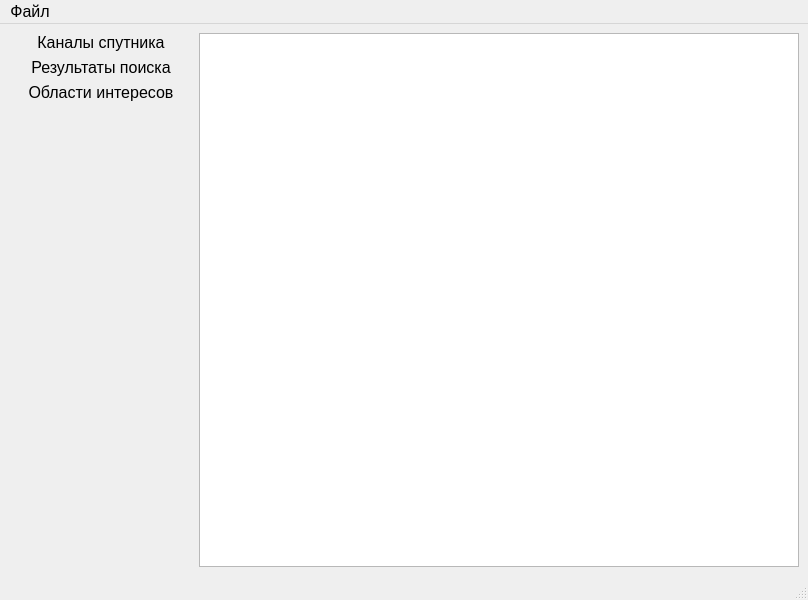
<?xml version="1.0" encoding="UTF-8"?>
<ui version="4.0">
 <class>MainWindowSatelliteComparator</class>
 <widget class="QMainWindow" name="MainWindowSatelliteComparator">
  <property name="geometry">
   <rect>
    <x>0</x>
    <y>0</y>
    <width>808</width>
    <height>600</height>
   </rect>
  </property>
  <property name="font">
   <font>
    <family>Segoe UI</family>
    <pointsize>12</pointsize>
   </font>
  </property>
  <property name="windowTitle">
   <string>СПО &quot;ЛЕСОПАТОЛОГИЯ&quot;</string>
  </property>
  <widget class="QWidget" name="centralwidget">
   <layout class="QVBoxLayout" name="verticalLayout">
    <item>
     <layout class="QHBoxLayout" name="horizontalLayout">
      <item>
       <layout class="QVBoxLayout" name="verticalLayout_2">
        <item>
         <widget class="QLabel" name="label_bands">
          <property name="text">
           <string>Каналы спутника</string>
          </property>
          <property name="alignment">
           <set>Qt::AlignCenter</set>
          </property>
         </widget>
        </item>
        <item>
         <layout class="QVBoxLayout" name="verticalLayout_satellite_bands"/>
        </item>
        <item>
         <widget class="QLabel" name="label">
          <property name="text">
           <string>Результаты поиска</string>
          </property>
          <property name="alignment">
           <set>Qt::AlignCenter</set>
          </property>
         </widget>
        </item>
        <item>
         <layout class="QVBoxLayout" name="verticalLayout_search_layers"/>
        </item>
        <item>
         <widget class="QLabel" name="label_2">
          <property name="text">
           <string>Области интересов</string>
          </property>
          <property name="alignment">
           <set>Qt::AlignCenter</set>
          </property>
         </widget>
        </item>
        <item>
         <layout class="QVBoxLayout" name="verticalLayout_roi"/>
        </item>
        <item>
         <spacer name="verticalSpacer">
          <property name="orientation">
           <enum>Qt::Vertical</enum>
          </property>
          <property name="sizeHint" stdset="0">
           <size>
            <width>20</width>
            <height>40</height>
           </size>
          </property>
         </spacer>
        </item>
       </layout>
      </item>
      <item>
       <widget class="SatelliteGraphicsView" name="graphicsView_satellite_image">
        <property name="sizePolicy">
         <sizepolicy hsizetype="Preferred" vsizetype="Preferred">
          <horstretch>0</horstretch>
          <verstretch>0</verstretch>
         </sizepolicy>
        </property>
        <property name="minimumSize">
         <size>
          <width>600</width>
          <height>300</height>
         </size>
        </property>
        <property name="cursor" stdset="0">
         <cursorShape>CrossCursor</cursorShape>
        </property>
        <property name="contextMenuPolicy">
         <enum>Qt::ActionsContextMenu</enum>
        </property>
        <property name="dragMode">
         <enum>QGraphicsView::ScrollHandDrag</enum>
        </property>
       </widget>
      </item>
     </layout>
    </item>
   </layout>
  </widget>
  <widget class="QMenuBar" name="menubar">
   <property name="geometry">
    <rect>
     <x>0</x>
     <y>0</y>
     <width>808</width>
     <height>26</height>
    </rect>
   </property>
   <widget class="QMenu" name="menu">
    <property name="title">
     <string>Файл</string>
    </property>
    <widget class="QMenu" name="menu_2">
     <property name="title">
      <string>Загрузка спутниковых данных</string>
     </property>
     <addaction name="actionOpenLandsat9Header"/>
     <addaction name="actionOpenLandsat8Header"/>
     <addaction name="actionSentinel_2A"/>
     <addaction name="actionSentinel_2B"/>
    </widget>
    <addaction name="menu_2"/>
    <addaction name="actionBekas"/>
   </widget>
   <addaction name="menu"/>
  </widget>
  <widget class="QStatusBar" name="statusbar"/>
  <action name="actionOpenLandsat9Header">
   <property name="text">
    <string>Landsat 9</string>
   </property>
  </action>
  <action name="actionBekas">
   <property name="text">
    <string>Загрузка данных БЕКАС</string>
   </property>
  </action>
  <action name="actionOpenLandsat8Header">
   <property name="text">
    <string>Landsat 8</string>
   </property>
  </action>
  <action name="actionSentinel_2A">
   <property name="text">
    <string>Sentinel 2A</string>
   </property>
  </action>
  <action name="actionSentinel_2B">
   <property name="text">
    <string>Sentinel 2B</string>
   </property>
  </action>
 </widget>
 <customwidgets>
  <customwidget>
   <class>SatelliteGraphicsView</class>
   <extends>QGraphicsView</extends>
   <header location="global">satellite_graphics_view.h</header>
  </customwidget>
 </customwidgets>
 <resources/>
 <connections/>
</ui>
